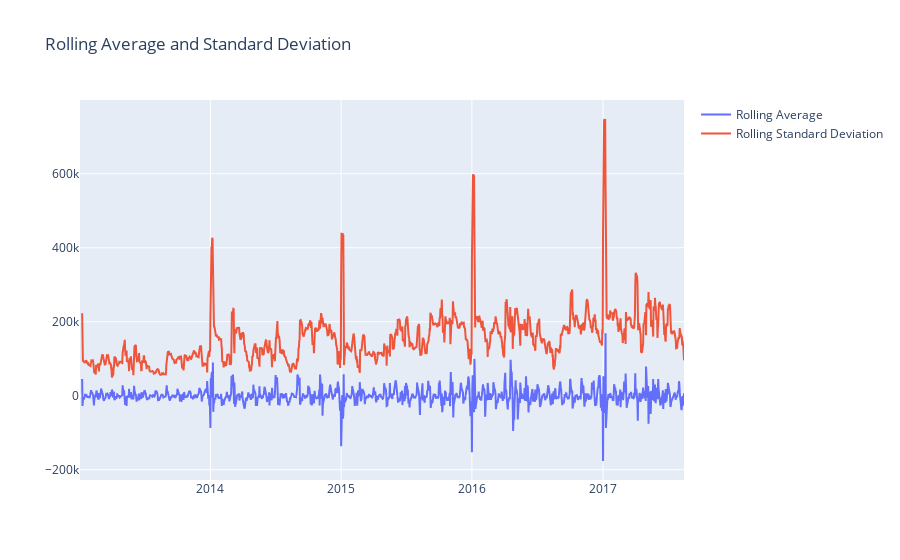

The notebook cell saved with this chart:
### Code cell
plot_rolling_average_stdev(daily_sales, col='diff_sales')

### Figure 1 — Plotly figure (JSON) as saved in the notebook; plotly's stock layout.template omitted (floating-point values rounded to 4 significant figures; data arrays with more than 128 entries replaced by an {"elided": "..."} marker saying what was removed)
{"data": [{"name": "Rolling Average", "type": "scatter", "x": {"elided": "1683 str values"}, "y": {"elided": "1683 float values"}}, {"name": "Rolling Standard Deviation", "type": "scatter", "x": {"elided": "1683 str values"}, "y": {"elided": "1683 float values"}}], "layout": {"title": {"text": "Rolling Average and Standard Deviation"}}}
